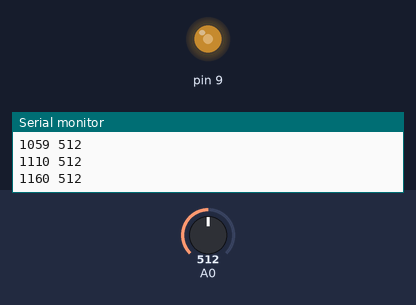
A sketch run on a simulated Arduino Uno, built with avr-gcc and run on an emulated ATmega328P. Parts: output pins drawn as LEDs (lit = HIGH), the last lines printed to the serial monitor. The test bench sets the inputs (shaded band); at power-on: A0 = 512.

Above: at 1.2 s.
1.3 s: A0 set to 716
At 1.6 s:
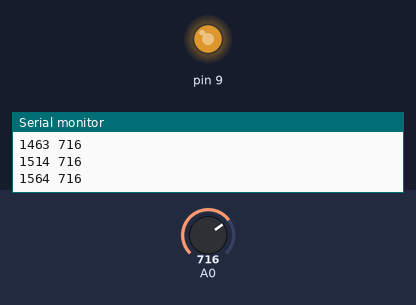
2.8 s: A0 set to 900
At 3.4 s:
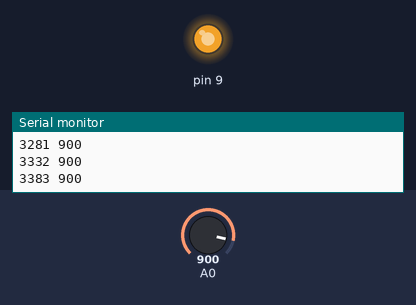
4.3 s: A0 set to 122
At 5.1 s:
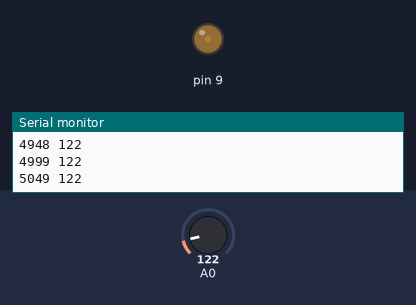
5.8 s: A0 set to 0
At 6.1 s:
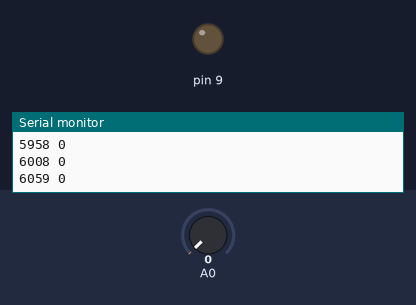
Timing chart, 0 to 8.3 s (numbered marks = the images above; inputs shaded):
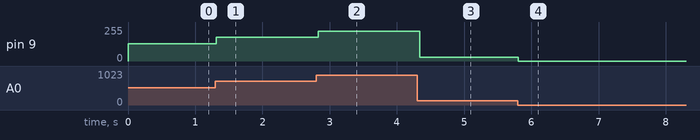

The sketch:

AnalogSerial.ino
```cpp
// Arduino "AnalogReadSerial" + millis(): prints "<millis> <A0>" every 50 ms at 115200 baud and fades pin 9 with A0.
void setup() { Serial.begin(115200); pinMode(9, OUTPUT); }
void loop() {
  int v = analogRead(A0);
  analogWrite(9, v / 4);
  Serial.print(millis());
  Serial.print(' ');
  Serial.println(v);
  delay(50);
}
```

Measured:
- after the input at 1.3 s, pin 9: 128/255 → 179/255 at once
- after the input at 2.8 s, pin 9: 179/255 → 225/255 at once
- after the input at 4.3 s, pin 9: 225/255 → 30/255 at once
- after the input at 5.8 s, pin 9: 30/255 → 0/255 at once
